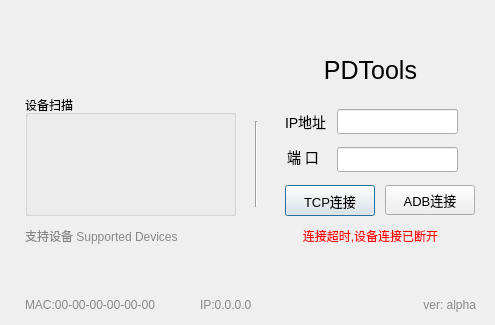
<?xml version="1.0" encoding="UTF-8"?>
<ui version="4.0">
 <class>LoginDialog</class>
 <widget class="QDialog" name="LoginDialog">
  <property name="geometry">
   <rect>
    <x>0</x>
    <y>0</y>
    <width>495</width>
    <height>325</height>
   </rect>
  </property>
  <property name="windowTitle">
   <string>Dialog</string>
  </property>
  <widget class="QLineEdit" name="ip_input">
   <property name="geometry">
    <rect>
     <x>337</x>
     <y>109</y>
     <width>121</width>
     <height>25</height>
    </rect>
   </property>
   <property name="toolTip">
    <string>&lt;html&gt;&lt;head/&gt;&lt;body&gt;&lt;p&gt;&lt;span style=&quot; font-weight:600;&quot;&gt;设备的IPv4地址&lt;/span&gt;&lt;/p&gt;&lt;/body&gt;&lt;/html&gt;</string>
   </property>
   <property name="styleSheet">
    <string notr="true">font-size:13px;</string>
   </property>
  </widget>
  <widget class="QLabel" name="label">
   <property name="geometry">
    <rect>
     <x>285</x>
     <y>111</y>
     <width>51</width>
     <height>21</height>
    </rect>
   </property>
   <property name="styleSheet">
    <string notr="true">font-size:14px;</string>
   </property>
   <property name="text">
    <string>IP地址</string>
   </property>
  </widget>
  <widget class="QLabel" name="label_2">
   <property name="geometry">
    <rect>
     <x>287</x>
     <y>146</y>
     <width>41</width>
     <height>21</height>
    </rect>
   </property>
   <property name="styleSheet">
    <string notr="true">font-size:14px;</string>
   </property>
   <property name="text">
    <string>端 口</string>
   </property>
  </widget>
  <widget class="QLineEdit" name="port_input">
   <property name="geometry">
    <rect>
     <x>337</x>
     <y>147</y>
     <width>121</width>
     <height>25</height>
    </rect>
   </property>
   <property name="toolTip">
    <string>&lt;html&gt;&lt;head/&gt;&lt;body&gt;&lt;p&gt;&lt;span style=&quot; font-weight:600;&quot;&gt;设备的端口号&lt;/span&gt;&lt;/p&gt;&lt;/body&gt;&lt;/html&gt;</string>
   </property>
   <property name="styleSheet">
    <string notr="true">font-size:13px;</string>
   </property>
   <property name="text">
    <string/>
   </property>
  </widget>
  <widget class="QPushButton" name="connect_btn">
   <property name="enabled">
    <bool>true</bool>
   </property>
   <property name="geometry">
    <rect>
     <x>285</x>
     <y>185</y>
     <width>90</width>
     <height>31</height>
    </rect>
   </property>
   <property name="toolTip">
    <string>&lt;html&gt;&lt;head/&gt;&lt;body&gt;&lt;p&gt;&lt;span style=&quot; font-weight:600;&quot;&gt;指定IP，端口进行TCP/IP连接&lt;/span&gt;&lt;/p&gt;&lt;/body&gt;&lt;/html&gt;</string>
   </property>
   <property name="styleSheet">
    <string notr="true">font-size:13px;</string>
   </property>
   <property name="text">
    <string>TCP连接</string>
   </property>
   <property name="flat">
    <bool>false</bool>
   </property>
  </widget>
  <widget class="QLabel" name="title">
   <property name="geometry">
    <rect>
     <x>275</x>
     <y>55</y>
     <width>191</width>
     <height>31</height>
    </rect>
   </property>
   <property name="styleSheet">
    <string notr="true">font-size:25px;</string>
   </property>
   <property name="text">
    <string>PDTools</string>
   </property>
   <property name="alignment">
    <set>Qt::AlignCenter</set>
   </property>
  </widget>
  <widget class="QLabel" name="ver">
   <property name="geometry">
    <rect>
     <x>385</x>
     <y>295</y>
     <width>91</width>
     <height>20</height>
    </rect>
   </property>
   <property name="styleSheet">
    <string notr="true">color:#888;</string>
   </property>
   <property name="text">
    <string>ver: alpha</string>
   </property>
   <property name="alignment">
    <set>Qt::AlignRight|Qt::AlignTrailing|Qt::AlignVCenter</set>
   </property>
  </widget>
  <widget class="QPushButton" name="adbconnectBtn">
   <property name="geometry">
    <rect>
     <x>385</x>
     <y>185</y>
     <width>90</width>
     <height>30</height>
    </rect>
   </property>
   <property name="toolTip">
    <string>&lt;html&gt;&lt;head/&gt;&lt;body&gt;&lt;p&gt;&lt;span style=&quot; font-weight:600;&quot;&gt;使用USB连接。&lt;/span&gt;&lt;/p&gt;&lt;p&gt;&lt;span style=&quot; font-weight:600;&quot;&gt;连接前请务必保证设备已经连接至电脑。&lt;/span&gt;&lt;/p&gt;&lt;/body&gt;&lt;/html&gt;</string>
   </property>
   <property name="styleSheet">
    <string notr="true">font-size:13px;</string>
   </property>
   <property name="text">
    <string>ADB连接</string>
   </property>
  </widget>
  <widget class="QLabel" name="logo">
   <property name="geometry">
    <rect>
     <x>25</x>
     <y>55</y>
     <width>151</width>
     <height>31</height>
    </rect>
   </property>
   <property name="text">
    <string/>
   </property>
  </widget>
  <widget class="QLabel" name="label_4">
   <property name="geometry">
    <rect>
     <x>25</x>
     <y>225</y>
     <width>231</width>
     <height>21</height>
    </rect>
   </property>
   <property name="styleSheet">
    <string notr="true">color:#888;</string>
   </property>
   <property name="text">
    <string>支持设备 Supported Devices</string>
   </property>
  </widget>
  <widget class="QLabel" name="airwave_logo">
   <property name="geometry">
    <rect>
     <x>15</x>
     <y>255</y>
     <width>81</width>
     <height>31</height>
    </rect>
   </property>
   <property name="toolTip">
    <string>&lt;!DOCTYPE HTML PUBLIC &quot;-//W3C//DTD HTML 4.0//EN&quot; &quot;http://www.w3.org/TR/REC-html40/strict.dtd&quot;&gt;
&lt;html&gt;&lt;head&gt;&lt;meta name=&quot;qrichtext&quot; content=&quot;1&quot; /&gt;&lt;style type=&quot;text/css&quot;&gt;
p, li { white-space: pre-wrap; }
&lt;/style&gt;&lt;/head&gt;&lt;body style=&quot; font-family:'SimSun'; font-size:8pt; font-weight:400; font-style:normal;&quot;&gt;
&lt;p style=&quot; margin-top:0px; margin-bottom:0px; margin-left:0px; margin-right:0px; -qt-block-indent:0; text-indent:0px;&quot;&gt;&lt;span style=&quot; font-weight:600;&quot;&gt;AirWave™ 仙人掌™智能系统&lt;/span&gt;&lt;/p&gt;&lt;/body&gt;&lt;/html&gt;</string>
   </property>
   <property name="text">
    <string/>
   </property>
  </widget>
  <widget class="QLabel" name="visionx_logo">
   <property name="geometry">
    <rect>
     <x>105</x>
     <y>255</y>
     <width>81</width>
     <height>31</height>
    </rect>
   </property>
   <property name="toolTip">
    <string>&lt;html&gt;&lt;head/&gt;&lt;body&gt;&lt;p&gt;&lt;span style=&quot; font-weight:600;&quot;&gt;VisionX™ 智能视觉系统&lt;/span&gt;&lt;/p&gt;&lt;/body&gt;&lt;/html&gt;</string>
   </property>
   <property name="text">
    <string/>
   </property>
  </widget>
  <widget class="QGroupBox" name="groupBox">
   <property name="geometry">
    <rect>
     <x>25</x>
     <y>95</y>
     <width>211</width>
     <height>121</height>
    </rect>
   </property>
   <property name="title">
    <string>设备扫描</string>
   </property>
  </widget>
  <widget class="Line" name="line">
   <property name="geometry">
    <rect>
     <x>255</x>
     <y>121</y>
     <width>3</width>
     <height>86</height>
    </rect>
   </property>
   <property name="orientation">
    <enum>Qt::Vertical</enum>
   </property>
  </widget>
  <widget class="QLabel" name="timeoutLabel">
   <property name="geometry">
    <rect>
     <x>275</x>
     <y>220</y>
     <width>191</width>
     <height>31</height>
    </rect>
   </property>
   <property name="styleSheet">
    <string notr="true">font-size:12px;
color: red;</string>
   </property>
   <property name="text">
    <string>连接超时,设备连接已断开</string>
   </property>
   <property name="alignment">
    <set>Qt::AlignCenter</set>
   </property>
  </widget>
  <widget class="QLabel" name="mac">
   <property name="geometry">
    <rect>
     <x>25</x>
     <y>295</y>
     <width>141</width>
     <height>20</height>
    </rect>
   </property>
   <property name="styleSheet">
    <string notr="true">color:#888;</string>
   </property>
   <property name="text">
    <string>MAC:00-00-00-00-00-00</string>
   </property>
   <property name="alignment">
    <set>Qt::AlignLeading|Qt::AlignLeft|Qt::AlignVCenter</set>
   </property>
  </widget>
  <widget class="QLabel" name="local_ip">
   <property name="geometry">
    <rect>
     <x>200</x>
     <y>295</y>
     <width>141</width>
     <height>20</height>
    </rect>
   </property>
   <property name="styleSheet">
    <string notr="true">color:#888;</string>
   </property>
   <property name="text">
    <string>IP:0.0.0.0</string>
   </property>
   <property name="alignment">
    <set>Qt::AlignLeading|Qt::AlignLeft|Qt::AlignVCenter</set>
   </property>
  </widget>
 </widget>
 <resources/>
 <connections/>
</ui>
